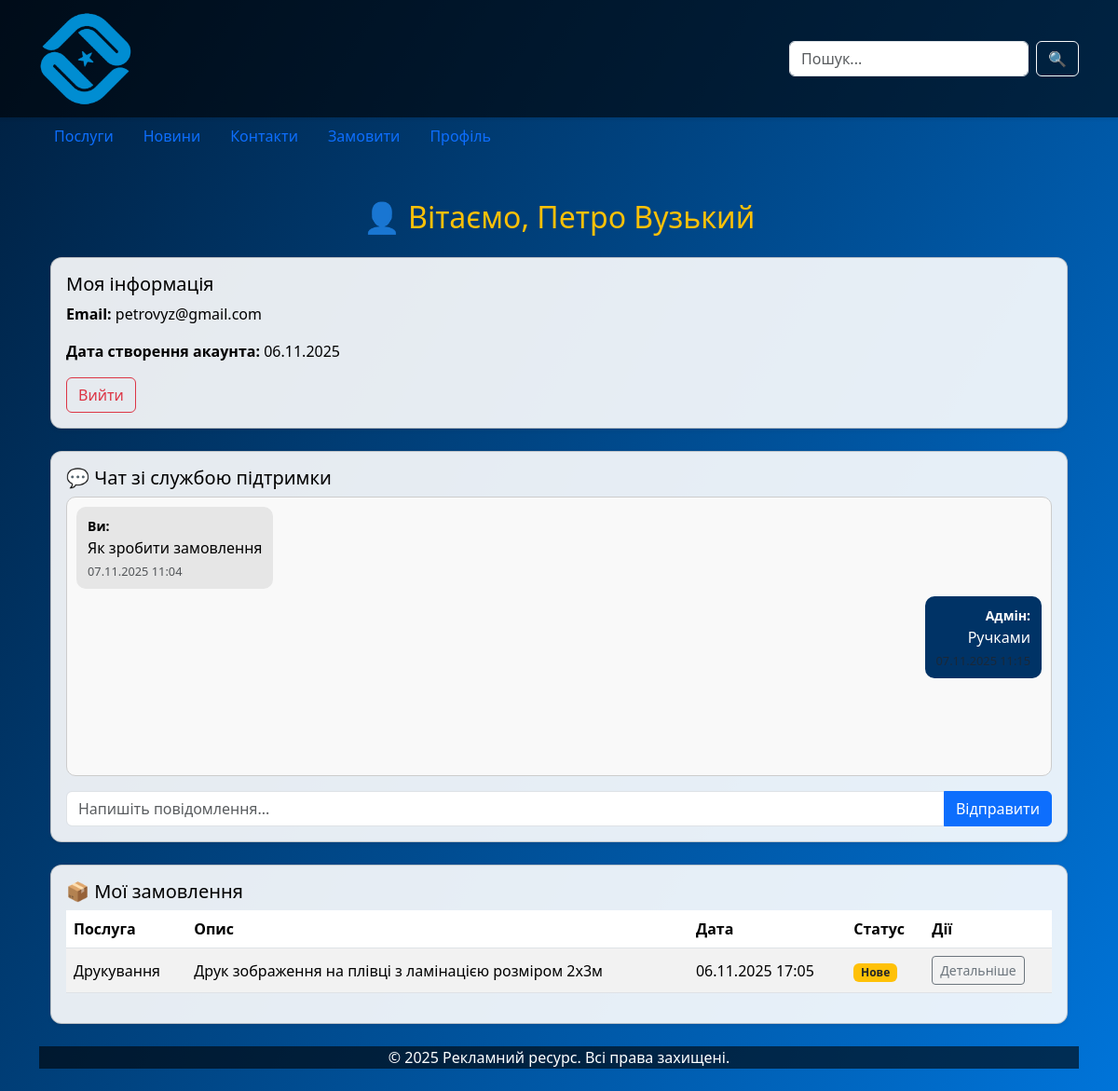
Page /profile/ (signed in) on the committed database.
### main/models.py (models this page shows, shortened)
class SupportChat(models.Model):
    user = models.ForeignKey(User, on_delete=models.CASCADE, related_name='support_chat', verbose_name="Користувач")
    sender = models.ForeignKey(User, on_delete=models.CASCADE, related_name='sent_messages', verbose_name="Відправник")
    message = models.TextField(verbose_name="Повідомлення")
    created_at = models.DateTimeField(auto_now_add=True, verbose_name="Дата")
    is_admin = models.BooleanField(default=False, verbose_name="Від адміністратора")
    is_read = models.BooleanField(default=False)
    class Meta:
        verbose_name = "Повідомлення чату"
        verbose_name_plural = "Чат підтримки"
        ordering = ['created_at']

class ServiceOrder(models.Model):
    user = models.ForeignKey(User, on_delete=models.CASCADE, related_name="service_orders", verbose_name="Користувач")
    service = models.ForeignKey(Service, on_delete=models.CASCADE, verbose_name="Послуга")
    description = models.TextField(verbose_name="Додаткова інформація", blank=True, null=True)
    created_at = models.DateTimeField(auto_now_add=True, verbose_name="Дата замовлення")
    status = models.CharField(max_length=50, default="Нове", verbose_name="Статус")
    class Meta:
        verbose_name = "Замовлення послуги"
        verbose_name_plural = "Замовлення послуг"

class Service(models.Model):
    title = models.CharField(max_length=200, verbose_name="Назва послуги")
    description = models.TextField(verbose_name="Опис")
    image = models.ImageField(upload_to='services/', blank=True, null=True, verbose_name="Фото")
    class Meta:
        verbose_name = "Послуга"
        verbose_name_plural = "Послуги"

### main/views.py (the view, shortened to what this page needs)
# urls.py: path('profile/', views.profile_view, name='profile'),
@login_required
def profile_view(request):
    if request.user.is_staff:
        orders = ServiceOrder.objects.select_related('user', 'service').order_by('-created_at')
    else:
        orders = ServiceOrder.objects.filter(user=request.user).select_related('service').order_by('-created_at')
    chat_messages = SupportChat.objects.filter(user=request.user).order_by('created_at')
    return render(request, "profile.html", {
        "orders": orders,
        "chat_messages": chat_messages,
    })

### main/context_processors.py (called while the page is built)
def unread_messages(request):
    if request.user.is_authenticated and request.user.is_staff:
        count = SupportChat.objects.filter(is_read=False).count()
        return {'unread_messages_count': count}
    return {}

### main/templates/profile.html (shortened to what this page needs)
{% extends "base.html" %}
{% block content %}
<div class="container py-4">
  <h2 class="text-center text-warning mb-4">👤 Вітаємо, {{ request.user.first_name }} {{ request.user.last_name }}</h2>
  <div class="card shadow-sm mb-4">
    <div class="card-body">
      <h5 class="card-title">Моя інформація</h5>
      <p><strong>Email:</strong> {{ request.user.email }}</p>
      <p><strong>Дата створення акаунта:</strong> {{ request.user.date_joined|date:"d.m.Y" }}</p>
      <a href="{% url 'logout' %}" class="btn btn-outline-danger">Вийти</a>
    </div>
  </div>
  <div class="card shadow-sm mb-4">
    <div class="card-body">
      <h5 class="card-title">💬 Чат зі службою підтримки</h5>
      <div id="chat-box" style="height: 300px; overflow-y: auto; border: 1px solid #ccc; border-radius: 10px; padding: 10px; background: #f9f9f9;">
        {% for msg in chat_messages %}
          <div class="mb-2 {% if msg.is_admin %}text-end{% endif %}">
            <div style="display: inline-block; padding: 8px 12px; border-radius: 10px;
                        background-color: {% if msg.is_admin %}#003366; color: white;{% else %}#e6e6e6;{% endif %}">
              <small>
                {% if msg.is_admin %}<strong>Адмін:</strong>{% else %}<strong>Ви:</strong>{% endif %}
              </small>
              <div>{{ msg.message }}</div>
              <small class="text-muted" style="font-size: 0.8em;">{{ msg.created_at|date:"d.m.Y H:i" }}</small>
            </div>
          </div>
        {% empty %}
          <p>Поки що немає повідомлень.</p>
        {% endfor %}
      </div>
      <form method="post" class="mt-3">
        <div class="input-group">
          <input type="text" name="message" class="form-control" placeholder="Напишіть повідомлення..." required>
          <button class="btn btn-primary" type="submit">Відправити</button>
        </div>
      </form>
    </div>
  </div>
<div class="card shadow-sm mt-4">
  <div class="card-body">
    {% if request.user.is_staff %}
      <h5 class="card-title">📋 Усі замовлення користувачів</h5>
    {% else %}
      <h5 class="card-title">📦 Мої замовлення</h5>
    {% endif %}
    {% if orders %}
      <div class="table-responsive">
        <table class="table table-striped align-middle">
          <thead>
            <tr>
              <th>Послуга</th>
              <th>Опис</th>
              <th>Дата</th>
              <th>Статус</th>
              <th>Дії</th>
            </tr>
          </thead>
          <tbody>
            {% for o in orders %}
              <tr>
                <td>{{ o.service.title }}</td>
                <td>{{ o.description|default:"—" }}</td>
                <td>{{ o.created_at|date:"d.m.Y H:i" }}</td>
                <td>
                  <span class="badge {% if o.status == 'Нове' %}bg-warning text-dark{% elif o.status == 'В роботі' %}bg-info{% else %}bg-success{% endif %}">
                    {{ o.status }}
                  </span>
                </td>
                <td>
                  {% if request.user.is_staff %}
                    <a href="{% url 'admin_order_detail' o.id %}" class="btn btn-sm btn-outline-primary">
                      Переглянути
                    </a>
                  {% else %}
                    <a href="{% url 'user_order_detail' o.id %}" class="btn btn-sm btn-outline-secondary">
                      Детальніше
                    </a>
                  {% endif %}
                </td>
              </tr>
            {% endfor %}
          </tbody>
        </table>
      </div>
    {% else %}
      <p class="mt-3">Немає замовлень.</p>
    {% endif %}
  </div>
</div>
{% endblock %}

### main/templates/base.html (style rules this page uses)
body { background: linear-gradient(120deg, #001f3f, #0074D9); color: #fff; background-attachment: fixed; }
.card { background-color: rgba(255,255,255,0.9); color: #000; border-radius: 12px; transition: transform 0.3s ease, box-shadow 0.3s ease; }

### rows in the picture
SupportChat: shows "Ви:", message "Як зробити замовлення", created_at "07.11.2025 11:04"
SupportChat: shows "Адмін:", message "Ручками"
ServiceOrder: service "Друкування", description "Друк зображення на плівці з ламінацією розміром 2х3м", created_at "06.11.2025 17:05", status "Нове"

### other values in the picture
{{ request.user.first_name }} "Петро"
{{ request.user.last_name }} "Вузький"
{{ request.user.email }} "petrovyz@gmail.com"
{{ request.user.date_joined|date:"d.m.Y" }} "06.11.2025"
